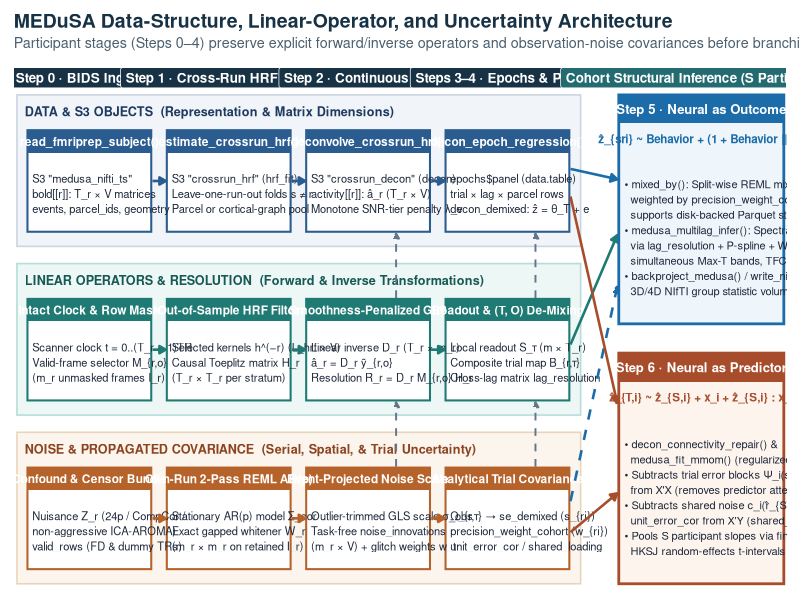

Write R code to recreate this figure.
# Generate MEDuSA visual data-flow, operator, and uncertainty schematic
# Output: assets/pipeline-dataflow.png

library(ggplot2)
library(grid)

script_arg <- grep("^--file=", commandArgs(trailingOnly = FALSE), value = TRUE)
out_dir <- if (length(script_arg) > 0L) {
  dirname(normalizePath(sub("^--file=", "", script_arg[1L])))
} else if (dir.exists("assets")) {
  "assets"
} else {
  "."
}

# Swimlane background bands (Columns 1-4: participant-level stages)
bands <- data.frame(
  xmin  = c(0.8, 0.8, 0.8),
  xmax  = c(73.2, 73.2, 73.2),
  ymin  = c(40.2, 20.6, 1.0),
  ymax  = c(57.8, 38.2, 18.6),
  fill  = c("#F1F5F9", "#EDF7F6", "#FBF5EE"),
  edge  = c("#CBD5E1", "#B8DCD8", "#E9D5BE"),
  label = c(
    "DATA & S3 OBJECTS  (Representation & Matrix Dimensions)",
    "LINEAR OPERATORS & RESOLUTION  (Forward & Inverse Transformations)",
    "NOISE & PROPAGATED COVARIANCE  (Serial, Spatial, & Trial Uncertainty)"
  ),
  lbl_col = c("#1E3A5F", "#175954", "#8C431E"),
  stringsAsFactors = FALSE
)

# Stage column headers
col_x <- c(10.1, 28.0, 45.9, 63.8)
stage_hdrs <- data.frame(
  x = col_x,
  y = 59.8,
  title = c(
    "Step 0 · BIDS Ingestion",
    "Step 1 · Cross-Run HRF & Noise",
    "Step 2 · Continuous Decon",
    "Steps 3–4 · Epochs & Parcels"
  ),
  stringsAsFactors = FALSE
)

# 12 cards (4 columns x 3 lanes)
w_half <- 7.95
cards <- data.frame(
  x = rep(col_x, each = 3L),
  y = rep(c(47.8, 28.2, 8.6), times = 4L),
  lane = rep(c("data", "op", "noise"), times = 4L),
  head = c(
    # Step 0
    "read_fmriprep_subject()",
    "Intact Clock & Row Mask",
    "Confound & Censor Bundle",
    # Step 1
    "estimate_crossrun_hrf()",
    "Out-of-Sample HRF Filter",
    "Own-Run 2-Pass REML AR(p)",
    # Step 2
    "deconvolve_crossrun_hrf()",
    "Smoothness-Penalized GLS",
    "Event-Projected Noise Scale",
    # Steps 3-4
    "decon_epoch_regression()",
    "Readout & (T, O) De-Mixing",
    "Analytical Trial Covariance"
  ),
  body = c(
    # Step 0
    "S3 \"medusa_nifti_ts\"\nbold[[r]]: T_r × V matrices\nevents, parcel_ids, geometry",
    "Scanner clock t = 0..(T_r − 1)TR\nValid-frame selector M_{r,o}\n(m_r unmasked frames I_r)",
    "Nuisance Z_r (24p / CompCor /\nnon-aggressive ICA-AROMA)\nvalid_rows (FD & dummy TRs)",
    # Step 1
    "S3 \"crossrun_hrf\" (hrf_fit)\nLeave-one-run-out folds s ≠ r\nParcel or cortical-graph pool",
    "Selected kernels h^(−r) (L_hrf × V)\nCausal Toeplitz matrix H_r\n(T_r × T_r per stratum)",
    "Stationary AR(p) model Σ_cor\nExact gapped whitener W_r\n(m_r × m_r on retained I_r)",
    # Step 2
    "S3 \"crossrun_decon\" (decon)\nactivity[[r]]: â_r (T_r × V)\nMonotone SNR-tier penalty λ_v",
    "Linear inverse D_r (T_r × m_r)\nâ_r = D_r ỹ_{r,o}\nResolution R_r = D_r M_{r,o} H_r",
    "Outlier-trimmed GLS scale σ_obs\nTask-free noise_innovations\n(m_r × V) + glitch weights w_t",
    # Steps 3-4
    "epochs$panel (data.table)\ntrial × lag × parcel rows\ndecon_demixed: ẑ = θ_T + e",
    "Local readout S_τ (m × T_r)\nComposite trial map B_{r,τ}\nCross-lag matrix lag_resolution",
    "Ω_{r,τ} → se_demixed (s_{ri})\nprecision_weight_cohort (w_{ri})\nunit_error_cor / shared_loading"
  ),
  stringsAsFactors = FALSE
)

cards$xmin <- cards$x - w_half
cards$xmax <- cards$x + w_half
cards$ymin <- cards$y - 5.9
cards$ymax <- cards$y + 5.9
cards$border <- ifelse(cards$lane == "data", "#2B5C8F",
                ifelse(cards$lane == "op", "#1F7A73", "#B5622B"))

# Horizontal arrows between columns 1->2, 2->3, 3->4 across all 3 lanes
h_arrows <- expand.grid(
  idx = 1:3,
  y   = c(47.8, 28.2, 8.6)
)
h_arrows$x0 <- col_x[h_arrows$idx] + w_half + 0.16
h_arrows$x1 <- col_x[h_arrows$idx + 1L] - w_half - 0.16
h_arrows$col <- ifelse(h_arrows$y > 40, "#2B5C8F",
                ifelse(h_arrows$y > 20, "#1F7A73", "#B5622B"))

# Vertical within-stage arrows (placed on right half of columns 3-4, clear of left band titles)
v_arrows <- data.frame(
  x  = c(49.5, 49.5, 67.4, 67.4),
  y0 = c(14.6, 34.2, 14.6, 34.2),
  y1 = c(22.1, 41.7, 22.1, 41.7)
)

# Clean straight/routed connectors across the x = 72.0..78.0 gutter
gutter_segs <- data.frame(
  x0  = c(71.9, 71.9, 71.9, 71.9, 71.9),
  y0  = c(49.2, 28.8, 10.6, 46.0,  7.0),
  x1  = c(77.9, 77.9, 77.9, 77.9, 77.9),
  y1  = c(48.0, 41.5, 35.5, 22.0, 11.5),
  col = c("#1B6CA8", "#1F7A73", "#1B6CA8", "#A74D2B", "#A74D2B"),
  lty = c("solid", "solid", "dashed", "solid", "solid"),
  stringsAsFactors = FALSE
)

# Right-hand cohort structural stage boxes (Step 5 vs Step 6)
cohort_boxes <- data.frame(
  xmin = c(78.1, 78.1),
  xmax = c(99.3, 99.3),
  ymin = c(31.2, 1.0),
  ymax = c(57.8, 27.8),
  fill = c("#EEF5FB", "#FDF4EE"),
  edge = c("#1B6CA8", "#A74D2B"),
  title = c(
    "Step 5 · Neural as Outcome",
    "Step 6 · Neural as Predictor"
  ),
  subtitle = c(
    "ẑ_{sri} ~ Behavior + (1 + Behavior || id)",
    "ẑ_{T,i} ~ ẑ_{S,i} + x_i + ẑ_{S,i} : x_i"
  ),
  body = c(
    paste(
      "• mixed_by(): Split-wise REML mixed models",
      "  weighted by precision_weight_cohort (w_{ri});",
      "  supports disk-backed Parquet streaming",
      "• medusa_multilag_infer(): Spectral deblur",
      "  via lag_resolution + P-spline + Wishart",
      "  simultaneous Max-T bands, TFCE, & contrasts",
      "• backproject_medusa() / write_nifti_ts():",
      "  3D/4D NIfTI group statistic volumes",
      sep = "\n"
    ),
    paste(
      "• decon_connectivity_repair() &",
      "  medusa_fit_mmom() (regularized M-MOMS):",
      "• Subtracts trial error blocks Ψ_i(s_{S,i}²)",
      "  from X'X (removes predictor attenuation)",
      "• Subtracts shared noise c_i(r̂_{ST}) via",
      "  unit_error_cor from X'Y (shared_error='auto')",
      "• Pools S participant slopes via finite-sample",
      "  HKSJ random-effects t-intervals",
      sep = "\n"
    )
  ),
  stringsAsFactors = FALSE
)

p <- ggplot() +
  # Swimlane backgrounds
  geom_rect(
    data = bands,
    aes(xmin = xmin, xmax = xmax, ymin = ymin, ymax = ymax),
    fill = bands$fill, color = bands$edge, linewidth = 0.55
  ) +
  geom_text(
    data = bands,
    aes(x = xmin + 1.0, y = ymax - 1.9, label = label),
    color = bands$lbl_col, hjust = 0, vjust = 0.5,
    fontface = "bold", size = 3.20
  ) +
  # Stage column headers
  geom_label(
    data = stage_hdrs,
    aes(x = x, y = y, label = title),
    fill = "#173145", color = "white", fontface = "bold",
    size = 3.40, label.padding = unit(0.32, "lines"), linewidth = 0
  ) +
  # Cohort structural header
  annotate(
    "label", x = 88.7, y = 59.8,
    label = "Cohort Structural Inference (S Participants)",
    fill = "#236B70", color = "white", fontface = "bold",
    size = 3.40, label.padding = unit(0.32, "lines"), linewidth = 0
  ) +
  # 12 participant stage cards
  geom_rect(
    data = cards,
    aes(xmin = xmin, xmax = xmax, ymin = ymin, ymax = ymax),
    fill = "white", color = cards$border, linewidth = 0.7
  ) +
  geom_rect(
    data = cards,
    aes(xmin = xmin, xmax = xmax, ymin = ymax - 2.6, ymax = ymax),
    fill = cards$border, color = NA
  ) +
  geom_text(
    data = cards,
    aes(x = x, y = ymax - 1.3, label = head),
    color = "white", fontface = "bold", size = 3.02
  ) +
  geom_text(
    data = cards,
    aes(x = xmin + 0.62, y = ymin + 4.45, label = body),
    color = "#1E293B", hjust = 0, vjust = 0.5, size = 2.82, lineheight = 1.13
  ) +
  # Horizontal flow arrows
  geom_segment(
    data = h_arrows,
    aes(x = x0, xend = x1, y = y, yend = y),
    color = h_arrows$col, linewidth = 0.9,
    arrow = arrow(length = unit(0.18, "cm"), type = "closed")
  ) +
  # Vertical within-stage coupling arrows
  geom_segment(
    data = v_arrows,
    aes(x = x, xend = x, y = y0, yend = y1),
    color = "#64748B", linewidth = 0.65, linetype = "dashed",
    arrow = arrow(length = unit(0.15, "cm"), type = "closed")
  ) +
  # Gutter connectors into Step 5 & Step 6
  geom_segment(
    data = gutter_segs,
    aes(x = x0, xend = x1, y = y0, yend = y1),
    color = gutter_segs$col, linetype = gutter_segs$lty, linewidth = 0.88,
    arrow = arrow(length = unit(0.19, "cm"), type = "closed")
  ) +
  # Cohort Step 5 & Step 6 boxes
  geom_rect(
    data = cohort_boxes,
    aes(xmin = xmin, xmax = xmax, ymin = ymin, ymax = ymax),
    fill = cohort_boxes$fill, color = cohort_boxes$edge, linewidth = 0.95
  ) +
  geom_rect(
    data = cohort_boxes,
    aes(xmin = xmin, xmax = xmax, ymin = ymax - 3.3, ymax = ymax),
    fill = cohort_boxes$edge, color = NA
  ) +
  geom_text(
    data = cohort_boxes,
    aes(x = (xmin + xmax) / 2, y = ymax - 1.65, label = title),
    color = "white", fontface = "bold", size = 3.32
  ) +
  geom_text(
    data = cohort_boxes,
    aes(x = (xmin + xmax) / 2, y = ymax - 5.1, label = subtitle),
    color = cohort_boxes$edge, fontface = "bold", size = 2.95
  ) +
  geom_text(
    data = cohort_boxes,
    aes(x = xmin + 0.72, y = ymin + 10.0, label = body),
    color = "#1E293B", hjust = 0, vjust = 0.5, size = 2.80, lineheight = 1.15
  ) +
  coord_cartesian(xlim = c(0.4, 99.6), ylim = c(0.4, 61.5), expand = FALSE) +
  labs(
    title = "MEDuSA Data-Structure, Linear-Operator, and Uncertainty Architecture",
    subtitle = "Participant stages (Steps 0–4) preserve explicit forward/inverse operators and observation-noise covariances before branching by the structural role of neural activity (Steps 5–6)"
  ) +
  theme_void(base_size = 12) +
  theme(
    plot.title = element_text(face = "bold", size = 14, color = "#173145", margin = margin(b = 3)),
    plot.subtitle = element_text(size = 10.3, color = "#495E6E", margin = margin(b = 8)),
    plot.margin = margin(10, 10, 8, 10),
    plot.background = element_rect(fill = "white", color = NA)
  )

out_file <- file.path(out_dir, "pipeline-dataflow.png")
ggsave(out_file, p, width = 13.6, height = 7.6, dpi = 200, bg = "white")
cat("Saved schematic to", out_file, "\n")
